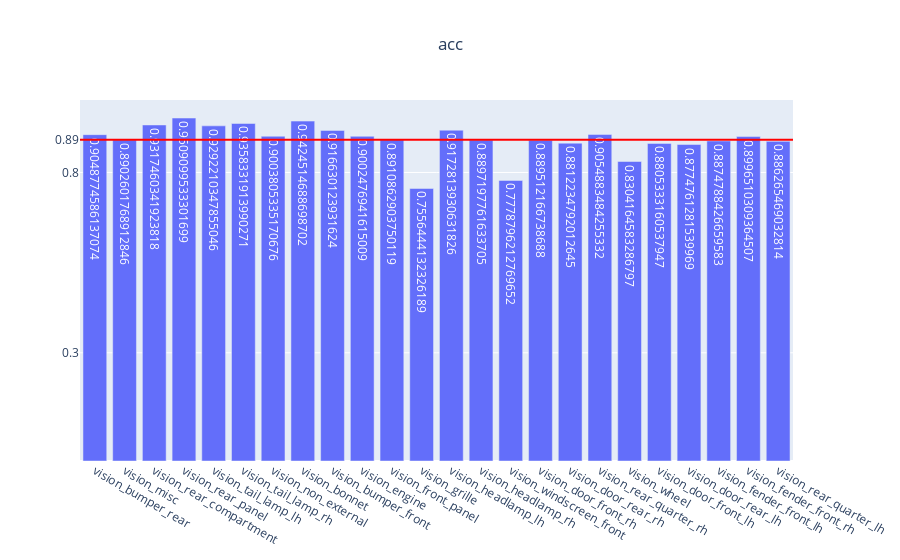

The notebook cell saved with this chart:
### Code cell
genVisMulitlabel(partEvalMetrics, "acc")

### Figure 1 — Plotly figure (JSON) as saved in the notebook; plotly's stock layout.template omitted (floating-point values rounded to 4 significant figures)
{"data": [{"text": [0.9049, 0.8903, 0.9317, 0.9509, 0.9292, 0.9358, 0.9004, 0.9425, 0.9166, 0.9002, 0.8911, 0.7556, 0.9173, 0.8897, 0.7779, 0.8895, 0.8812, 0.9055, 0.8304, 0.8805, 0.8775, 0.8875, 0.8997, 0.8863], "type": "bar", "x": ["vision_bumper_rear", "vision_misc", "vision_rear_compartment", "vision_rear_panel", "vision_tail_lamp_lh", "vision_tail_lamp_rh", "vision_non_external", "vision_bonnet", "vision_bumper_front", "vision_engine", "vision_front_panel", "vision_grille", "vision_headlamp_lh", "vision_headlamp_rh", "vision_windscreen_front", "vision_door_front_rh", "vision_door_rear_rh", "vision_rear_quarter_rh", "vision_wheel", "vision_door_front_lh", "vision_door_rear_lh", "vision_fender_front_lh", "vision_fender_front_rh", "vision_rear_quarter_lh"], "y": [0.9049, 0.8903, 0.9317, 0.9509, 0.9292, 0.9358, 0.9004, 0.9425, 0.9166, 0.9002, 0.8911, 0.7556, 0.9173, 0.8897, 0.7779, 0.8895, 0.8812, 0.9055, 0.8304, 0.8805, 0.8775, 0.8875, 0.8997, 0.8863]}], "layout": {"shapes": [{"line": {"color": "red", "width": 2}, "type": "line", "x0": 0, "x1": 1, "xref": "x domain", "y0": 0.8905, "y1": 0.8905, "yref": "y"}], "title": {"text": "acc", "x": 0.5}, "yaxis": {"tickmode": "array", "tickvals": ["0.89", 0.3, 0.8]}}}
